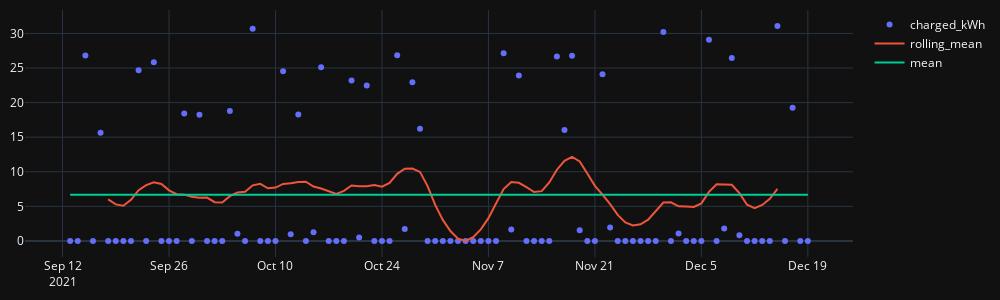

Notebook cell for this chart:
### Code cell
fig = go.Figure()
fig.add_trace(go.Scatter(x=kwh.index, y=kwh.charged_kWh, mode="markers", name="charged_kWh"))
fig.add_trace(go.Scatter(x=kwh.index, y=kwh.rolling_mean, name="rolling_mean"))
fig.add_trace(go.Scatter(x=kwh.index, y=kwh["mean"], name="mean"))
fig.update_layout(width=1000, height=300, margin=dict(l=10, r=10, b=10, t=10))
fig.show();
